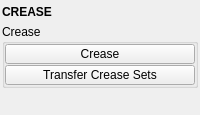
<?xml version="1.0" encoding="UTF-8"?>
<ui version="4.0">
 <class>QtUi</class>
 <widget class="QMainWindow" name="QtUi">
  <property name="enabled">
   <bool>true</bool>
  </property>
  <property name="geometry">
   <rect>
    <x>0</x>
    <y>0</y>
    <width>200</width>
    <height>115</height>
   </rect>
  </property>
  <property name="layoutDirection">
   <enum>Qt::LeftToRight</enum>
  </property>
  <property name="tabShape">
   <enum>QTabWidget::Triangular</enum>
  </property>
  <property name="dockNestingEnabled">
   <bool>true</bool>
  </property>
  <property name="dockOptions">
   <set>QMainWindow::AllowNestedDocks|QMainWindow::AllowTabbedDocks|QMainWindow::AnimatedDocks|QMainWindow::ForceTabbedDocks</set>
  </property>
  <property name="balette" stdset="0">
   <palette>
    <active>
     <colorrole role="ButtonText">
      <brush brushstyle="SolidPattern">
       <color alpha="255">
        <red>255</red>
        <green>255</green>
        <blue>255</blue>
       </color>
      </brush>
     </colorrole>
     <colorrole role="Highlight">
      <brush brushstyle="SolidPattern">
       <color alpha="255">
        <red>168</red>
        <green>152</green>
        <blue>250</blue>
       </color>
      </brush>
     </colorrole>
    </active>
    <inactive>
     <colorrole role="ButtonText">
      <brush brushstyle="SolidPattern">
       <color alpha="255">
        <red>255</red>
        <green>255</green>
        <blue>255</blue>
       </color>
      </brush>
     </colorrole>
     <colorrole role="Highlight">
      <brush brushstyle="SolidPattern">
       <color alpha="255">
        <red>168</red>
        <green>152</green>
        <blue>250</blue>
       </color>
      </brush>
     </colorrole>
    </inactive>
    <disabled>
     <colorrole role="ButtonText">
      <brush brushstyle="SolidPattern">
       <color alpha="255">
        <red>120</red>
        <green>120</green>
        <blue>120</blue>
       </color>
      </brush>
     </colorrole>
     <colorrole role="Highlight">
      <brush brushstyle="SolidPattern">
       <color alpha="255">
        <red>0</red>
        <green>120</green>
        <blue>215</blue>
       </color>
      </brush>
     </colorrole>
    </disabled>
   </palette>
  </property>
  <widget class="QWidget" name="central_widget">
   <property name="minimumSize">
    <size>
     <width>200</width>
     <height>0</height>
    </size>
   </property>
   <property name="balette" stdset="0">
    <palette>
     <active>
      <colorrole role="Highlight">
       <brush brushstyle="SolidPattern">
        <color alpha="255">
         <red>168</red>
         <green>152</green>
         <blue>250</blue>
        </color>
       </brush>
      </colorrole>
     </active>
     <inactive>
      <colorrole role="Highlight">
       <brush brushstyle="SolidPattern">
        <color alpha="255">
         <red>168</red>
         <green>152</green>
         <blue>250</blue>
        </color>
       </brush>
      </colorrole>
     </inactive>
     <disabled>
      <colorrole role="Highlight">
       <brush brushstyle="SolidPattern">
        <color alpha="255">
         <red>168</red>
         <green>152</green>
         <blue>250</blue>
        </color>
       </brush>
      </colorrole>
     </disabled>
    </palette>
   </property>
   <layout class="QVBoxLayout" name="verticalLayout_4">
    <property name="leftMargin">
     <number>2</number>
    </property>
    <property name="topMargin">
     <number>2</number>
    </property>
    <property name="rightMargin">
     <number>2</number>
    </property>
    <property name="bottomMargin">
     <number>2</number>
    </property>
    <property name="spacing">
     <number>2</number>
    </property>
    <item>
     <widget class="Header" name="header">
      <property name="minimumSize">
       <size>
        <width>0</width>
        <height>20</height>
       </size>
      </property>
      <property name="font">
       <font>
        <weight>75</weight>
        <bold>true</bold>
       </font>
      </property>
      <property name="text">
       <string>CREASE</string>
      </property>
     </widget>
    </item>
    <item>
     <layout class="QVBoxLayout" name="verticalLayout">
      <property name="spacing">
       <number>0</number>
      </property>
      <item>
       <widget class="QGroupBox" name="groupBox">
        <property name="title">
         <string>Crease</string>
        </property>
        <layout class="QVBoxLayout" name="verticalLayout_3">
         <property name="spacing">
          <number>1</number>
         </property>
         <property name="leftMargin">
          <number>0</number>
         </property>
         <property name="topMargin">
          <number>0</number>
         </property>
         <property name="rightMargin">
          <number>0</number>
         </property>
         <property name="bottomMargin">
          <number>0</number>
         </property>
         <item>
          <widget class="PushButton" name="tb000">
           <property name="enabled">
            <bool>true</bool>
           </property>
           <property name="minimumSize">
            <size>
             <width>0</width>
             <height>20</height>
            </size>
           </property>
           <property name="maximumSize">
            <size>
             <width>16777215</width>
             <height>20</height>
            </size>
           </property>
           <property name="toolTip">
            <string>Edit the crease value of any selected components.</string>
           </property>
           <property name="text">
            <string>Crease</string>
           </property>
           <property name="iconSize">
            <size>
             <width>18</width>
             <height>18</height>
            </size>
           </property>
          </widget>
         </item>
         <item>
          <widget class="QPushButton" name="b002">
           <property name="enabled">
            <bool>true</bool>
           </property>
           <property name="minimumSize">
            <size>
             <width>0</width>
             <height>20</height>
            </size>
           </property>
           <property name="maximumSize">
            <size>
             <width>16777215</width>
             <height>20</height>
            </size>
           </property>
           <property name="toolTip">
            <string>Transfer the crease set from the first selected object, to the remaining selected objects.</string>
           </property>
           <property name="text">
            <string>Transfer Crease Sets</string>
           </property>
           <property name="autoDefault">
            <bool>true</bool>
           </property>
           <property name="default">
            <bool>false</bool>
           </property>
           <property name="flat">
            <bool>false</bool>
           </property>
           <property name="bnabled" stdset="0">
            <bool>true</bool>
           </property>
          </widget>
         </item>
        </layout>
       </widget>
      </item>
      <item>
       <spacer name="verticalSpacer">
        <property name="orientation">
         <enum>Qt::Vertical</enum>
        </property>
        <property name="sizeHint" stdset="0">
         <size>
          <width>0</width>
          <height>10</height>
         </size>
        </property>
       </spacer>
      </item>
     </layout>
    </item>
   </layout>
  </widget>
 </widget>
 <customwidgets>
  <customwidget>
   <class>Header</class>
   <extends>QLabel</extends>
   <header>uitk.widgets.header.Header.h</header>
  </customwidget>
  <customwidget>
   <class>PushButton</class>
   <extends>QPushButton</extends>
   <header>widgets.pushbutton.h</header>
  </customwidget>
 </customwidgets>
 <resources/>
 <connections/>
 <designerdata>
  <property name="gridDeltaX">
   <number>5</number>
  </property>
  <property name="gridDeltaY">
   <number>5</number>
  </property>
  <property name="gridSnapX">
   <bool>true</bool>
  </property>
  <property name="gridSnapY">
   <bool>true</bool>
  </property>
  <property name="gridVisible">
   <bool>true</bool>
  </property>
 </designerdata>
</ui>
